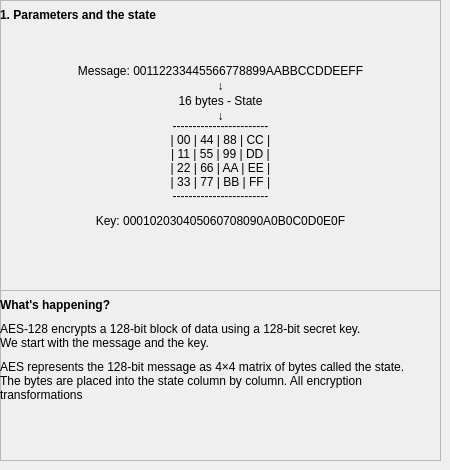
        <widget class="QWidget" name="pg_eaespg1">
         <widget class="QFrame" name="fr_eaesmn1">
          <property name="geometry">
           <rect>
            <x>0</x>
            <y>0</y>
            <width>441</width>
            <height>291</height>
           </rect>
          </property>
          <property name="frameShape">
           <enum>QFrame::StyledPanel</enum>
          </property>
          <property name="frameShadow">
           <enum>QFrame::Raised</enum>
          </property>
          <widget class="QLabel" name="lbl_eaesmn1_pas">
           <property name="geometry">
            <rect>
             <x>0</x>
             <y>0</y>
             <width>261</width>
             <height>31</height>
            </rect>
           </property>
           <property name="text">
            <string>&lt;html&gt;&lt;head/&gt;&lt;body&gt;&lt;p&gt;&lt;span style=&quot; font-size:9pt; font-weight:600;&quot;&gt;1. Parameters and the state&lt;/span&gt;&lt;/p&gt;&lt;/body&gt;&lt;/html&gt;</string>
           </property>
           <property name="alignment">
            <set>Qt::AlignLeading|Qt::AlignLeft|Qt::AlignVCenter</set>
           </property>
          </widget>
          <widget class="QLabel" name="lbl_eaesmn1_k">
           <property name="geometry">
            <rect>
             <x>0</x>
             <y>210</y>
             <width>441</width>
             <height>21</height>
            </rect>
           </property>
           <property name="text">
            <string>Key: 000102030405060708090A0B0C0D0E0F</string>
           </property>
           <property name="alignment">
            <set>Qt::AlignCenter</set>
           </property>
          </widget>
          <widget class="QLabel" name="lbl_eaesmn1_ar1">
           <property name="geometry">
            <rect>
             <x>0</x>
             <y>76</y>
             <width>441</width>
             <height>20</height>
            </rect>
           </property>
           <property name="text">
            <string>↓</string>
           </property>
           <property name="alignment">
            <set>Qt::AlignCenter</set>
           </property>
          </widget>
          <widget class="QLabel" name="lbl_eaesmn1_bts">
           <property name="geometry">
            <rect>
             <x>0</x>
             <y>90</y>
             <width>441</width>
             <height>21</height>
            </rect>
           </property>
           <property name="text">
            <string>16 bytes - State</string>
           </property>
           <property name="alignment">
            <set>Qt::AlignCenter</set>
           </property>
          </widget>
          <widget class="QLabel" name="lbl_eaesmn1_ms">
           <property name="geometry">
            <rect>
             <x>0</x>
             <y>60</y>
             <width>441</width>
             <height>21</height>
            </rect>
           </property>
           <property name="text">
            <string>Message: 00112233445566778899AABBCCDDEEFF</string>
           </property>
           <property name="alignment">
            <set>Qt::AlignCenter</set>
           </property>
          </widget>
          <widget class="QLabel" name="lbl_eaesmn1_ar2">
           <property name="geometry">
            <rect>
             <x>0</x>
             <y>106</y>
             <width>441</width>
             <height>20</height>
            </rect>
           </property>
           <property name="text">
            <string>↓</string>
           </property>
           <property name="alignment">
            <set>Qt::AlignCenter</set>
           </property>
          </widget>
          <widget class="QLabel" name="lbl_eaesmn1_tbl">
           <property name="geometry">
            <rect>
             <x>0</x>
             <y>120</y>
             <width>441</width>
             <height>81</height>
            </rect>
           </property>
           <property name="text">
            <string>------------------------
| 00 | 44 | 88 | CC |
| 11 | 55 | 99 | DD |
| 22 | 66 | AA | EE |
| 33 | 77 | BB | FF |
------------------------</string>
           </property>
           <property name="alignment">
            <set>Qt::AlignCenter</set>
           </property>
          </widget>
         </widget>
         <widget class="QFrame" name="fr_eaeswh1">
          <property name="geometry">
           <rect>
            <x>0</x>
            <y>290</y>
            <width>441</width>
            <height>171</height>
           </rect>
          </property>
          <property name="frameShape">
           <enum>QFrame::StyledPanel</enum>
          </property>
          <property name="frameShadow">
           <enum>QFrame::Raised</enum>
          </property>
          <widget class="QLabel" name="lbl_eaesmn1_ex1">
           <property name="geometry">
            <rect>
             <x>0</x>
             <y>30</y>
             <width>441</width>
             <height>31</height>
            </rect>
           </property>
           <property name="text">
            <string>AES-128 encrypts a 128-bit block of data using a 128-bit secret key. 
We start with the message and the key.</string>
           </property>
          </widget>
          <widget class="QLabel" name="lbl_eaesmn1_wh">
           <property name="geometry">
            <rect>
             <x>0</x>
             <y>0</y>
             <width>201</width>
             <height>31</height>
            </rect>
           </property>
           <property name="text">
            <string>&lt;html&gt;&lt;head/&gt;&lt;body&gt;&lt;p&gt;&lt;span style=&quot; font-size:9pt; font-weight:600;&quot;&gt;What's happening?&lt;/span&gt;&lt;/p&gt;&lt;/body&gt;&lt;/html&gt;</string>
           </property>
           <property name="alignment">
            <set>Qt::AlignLeading|Qt::AlignLeft|Qt::AlignVCenter</set>
           </property>
          </widget>
          <widget class="QLabel" name="lbl_eaesmn1_ex2">
           <property name="geometry">
            <rect>
             <x>0</x>
             <y>70</y>
             <width>441</width>
             <height>41</height>
            </rect>
           </property>
           <property name="text">
            <string>AES represents the 128-bit message as 4×4 matrix of bytes called the state. 
The bytes are placed into the state column by column. All encryption transformations 
are applied to this matrix.</string>
           </property>
           <property name="wordWrap">
            <bool>true</bool>
           </property>
          </widget>
         </widget>
        </widget>
